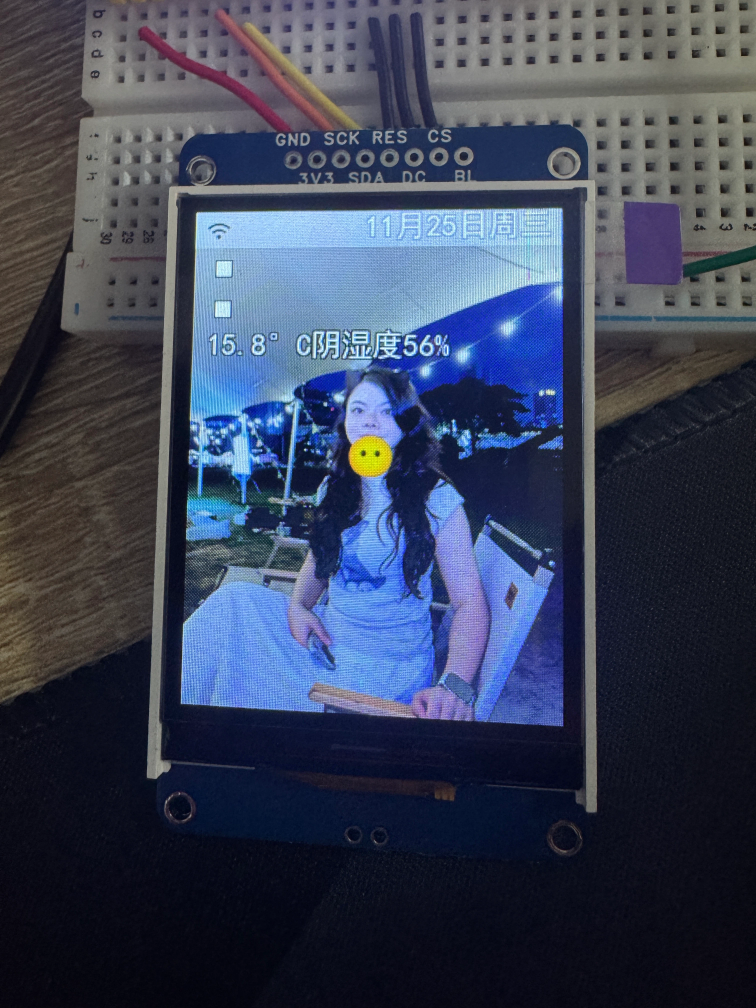
#> input picture xes/board_new.jpg, 3024 x 4032 px, found by its file name (shown at 1/4 size)
$ python crop2.py
#> lines starting #> are read from the running program, lines starting #| are printed output that depends on the picture
from PIL import Image
im = Image.open(r"C:\Users\Administrator\Doubao\chats\2026-11-24\new-chat\xes\board_new.jpg")
#> im is the input picture: PIL image 3024x4032 RGB; mean R, G, B 58.4, 66.4, 87.6
im.crop((690, 950, 2270, 1500)).save(r"C:\Users\Administrator\Doubao\chats\2026-11-24\new-chat\xes\crop_mid.png")
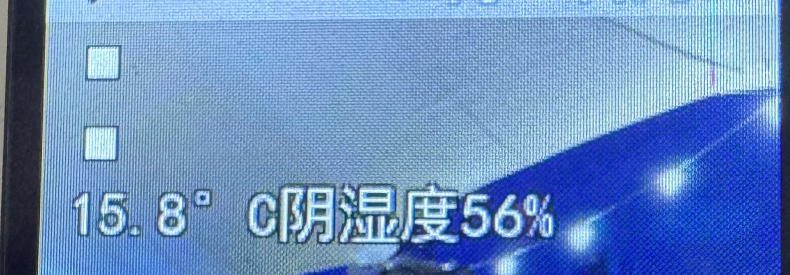
#> saved as crop_mid.png: PIL image 1580x550 RGB (shown at 1/2 size); mean R, G, B 104.2, 140.6, 192.6
print("ok")

$ run again, with xes/b3.jpg copied over xes/board_new.jpg
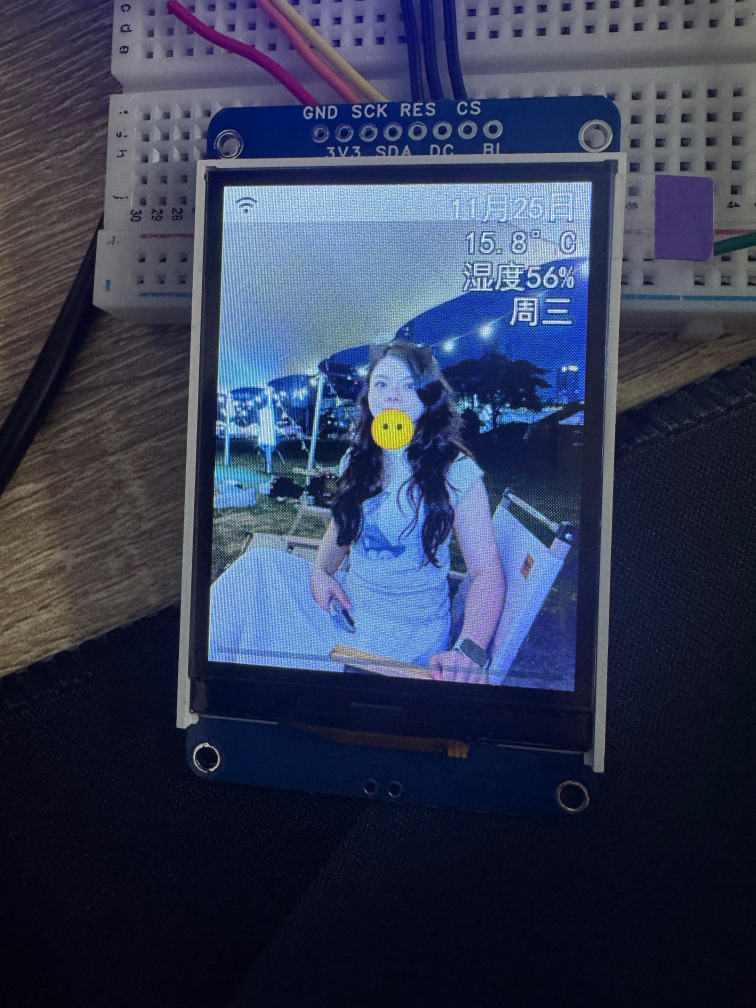
#> input picture xes/b3.jpg, 3024 x 4032 px, found by its file name (shown at 1/4 size)
#> im is the input picture: PIL image 3024x4032 RGB; mean R, G, B 52.3, 60.2, 85.2
#> `im.crop((690, 950, 2270, 1500)).save(r"C:\Users\Administrator\Doubao\c..`:
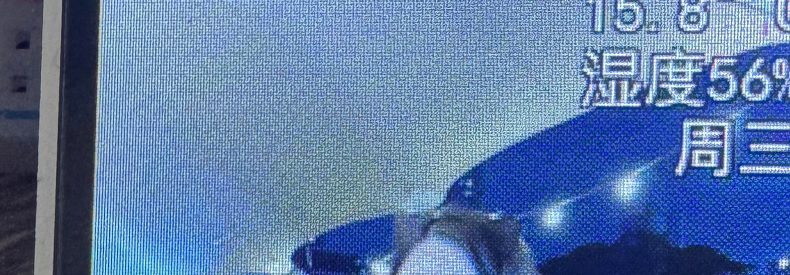
#> saved as crop_mid.png: PIL image 1580x550 RGB (shown at 1/2 size); mean R, G, B 92, 122.1, 167.1
